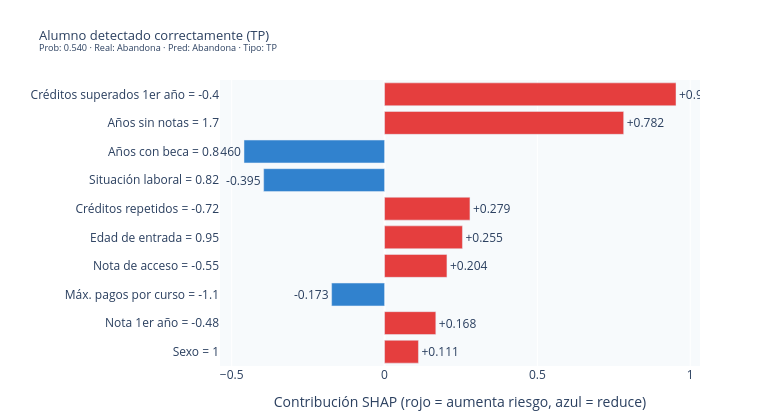
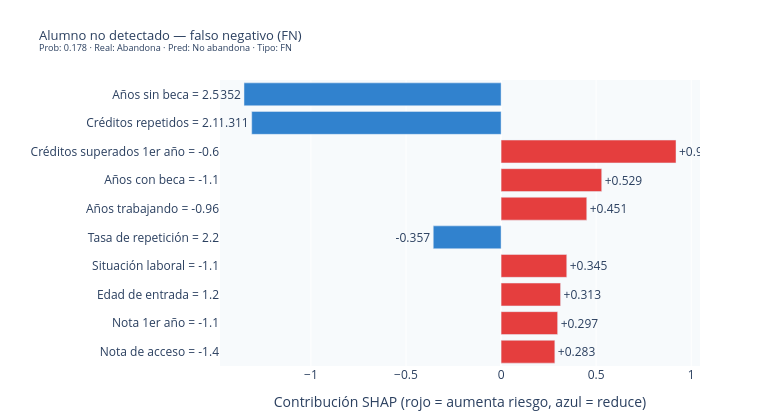
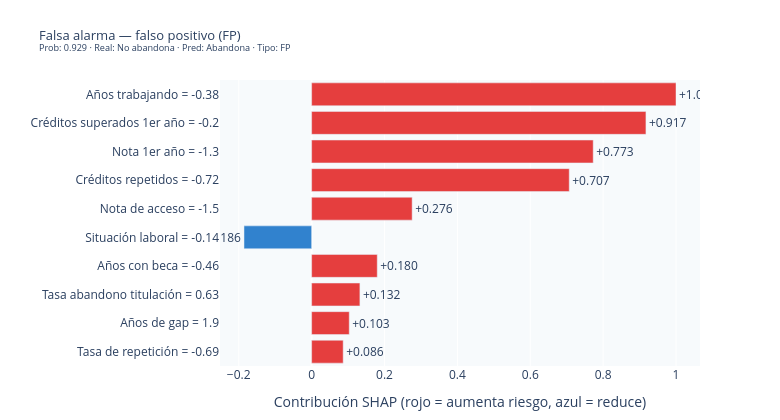

Here is the notebook cell these charts were saved with, in order:
### Code cell
# ============================================================
# CELDA 4: GRÁFICO 1 — WATERFALL INDIVIDUAL (SHAP, PLOTLY)
# ============================================================
# Muestra cómo cada variable empuja la predicción para un alumno concreto.
# Se generan 3 ejemplos: TP, FN y FP.
# ============================================================
def waterfall_alumno(idx: int, titulo: str) -> go.Figure:
    shap_vals = shap_matrix[idx]
    feat_vals = X_test.iloc[idx]
    base_value = shap_ganador.base_values[idx] if hasattr(shap_ganador, 'base_values') else 0

    # Top 10 por valor absoluto
    orden  = np.argsort(np.abs(shap_vals))[::-1][:10]
    sv     = shap_vals[orden]
    fnames = [f'{nombre_legible(feature_names[i])} = {feat_vals.iloc[i]:.2g}'
              for i in orden]
    colores = ['#e53e3e' if v > 0 else '#3182ce' for v in sv]

    fig = go.Figure(go.Bar(
        x=sv[::-1], y=fnames[::-1],
        orientation='h',
        marker_color=colores[::-1],
        text=[f'{v:+.3f}' for v in sv[::-1]],
        textposition='outside',
        hovertemplate='%{y}<br>SHAP: %{x:.4f}<extra></extra>',
    ))
    prob = y_prob[idx]
    real = 'Abandona' if y_true[idx]==1 else 'No abandona'
    pred = 'Abandona' if y_pred[idx]==1 else 'No abandona'
    fig.update_layout(
        title=dict(
            text=f'{titulo}<br><sup>Prob: {prob:.3f} · Real: {real} · '
                 f'Pred: {pred} · Tipo: {tipo_cls[idx]}</sup>',
            font=dict(size=13)
        ),
        xaxis=dict(title='Contribución SHAP (rojo = aumenta riesgo, azul = reduce)'),
        height=420, width=780,
        plot_bgcolor='#f7fafc', paper_bgcolor='white',
        margin=dict(l=220, r=80, t=80, b=40),
    )
    return fig

idx_tp = int(np.where(tipo_cls=='TP')[0][0])
idx_fn = int(np.where(tipo_cls=='FN')[0][0])
idx_fp = int(np.where(tipo_cls=='FP')[0][0])

fig_wf_tp = waterfall_alumno(idx_tp, 'Alumno detectado correctamente (TP)')
fig_wf_fn = waterfall_alumno(idx_fn, 'Alumno no detectado — falso negativo (FN)')
fig_wf_fp = waterfall_alumno(idx_fp, 'Falsa alarma — falso positivo (FP)')

fig_wf_tp.show()
fig_wf_fn.show()
fig_wf_fp.show()
print('✅ Waterfalls generados.')

### Figure 1 — Plotly figure (JSON) as saved in the notebook; plotly's stock layout.template omitted (floating-point values rounded to 4 significant figures)
{"data": [{"hovertemplate": "%{y}<br>SHAP: %{x:.4f}<extra></extra>", "marker": {"color": ["#e53e3e", "#e53e3e", "#3182ce", "#e53e3e", "#e53e3e", "#e53e3e", "#3182ce", "#3182ce", "#e53e3e", "#e53e3e"]}, "orientation": "h", "text": ["+0.111", "+0.168", "-0.173", "+0.204", "+0.255", "+0.279", "-0.395", "-0.460", "+0.782", "+0.953"], "textposition": "outside", "type": "bar", "x": [0.1109, 0.1677, -0.1731, 0.2041, 0.2548, 0.2794, -0.3954, -0.4598, 0.7822, 0.9534], "y": ["Sexo = 1", "Nota 1er año = -0.48", "Máx. pagos por curso = -1.1", "Nota de acceso = -0.55", "Edad de entrada = 0.95", "Créditos repetidos = -0.72", "Situación laboral = 0.82", "Años con beca = 0.8", "Años sin notas = 1.7", "Créditos superados 1er año = -0.4"]}], "layout": {"height": 420, "margin": {"b": 40, "l": 220, "r": 80, "t": 80}, "paper_bgcolor": "white", "plot_bgcolor": "#f7fafc", "title": {"font": {"size": 13}, "text": "Alumno detectado correctamente (TP)<br><sup>Prob: 0.540 · Real: Abandona · Pred: Abandona · Tipo: TP</sup>"}, "width": 780, "xaxis": {"title": {"text": "Contribución SHAP (rojo = aumenta riesgo, azul = reduce)"}}}}

### Figure 2 — Plotly figure (JSON) as saved in the notebook; plotly's stock layout.template omitted (floating-point values rounded to 4 significant figures)
{"data": [{"hovertemplate": "%{y}<br>SHAP: %{x:.4f}<extra></extra>", "marker": {"color": ["#e53e3e", "#e53e3e", "#e53e3e", "#e53e3e", "#3182ce", "#e53e3e", "#e53e3e", "#e53e3e", "#3182ce", "#3182ce"]}, "orientation": "h", "text": ["+0.283", "+0.297", "+0.313", "+0.345", "-0.357", "+0.451", "+0.529", "+0.920", "-1.311", "-1.352"], "textposition": "outside", "type": "bar", "x": [0.2827, 0.2975, 0.3129, 0.3454, -0.3567, 0.4506, 0.5292, 0.92, -1.311, -1.352], "y": ["Nota de acceso = -1.4", "Nota 1er año = -1.1", "Edad de entrada = 1.2", "Situación laboral = -1.1", "Tasa de repetición = 2.2", "Años trabajando = -0.96", "Años con beca = -1.1", "Créditos superados 1er año = -0.6", "Créditos repetidos = 2.1", "Años sin beca = 2.5"]}], "layout": {"height": 420, "margin": {"b": 40, "l": 220, "r": 80, "t": 80}, "paper_bgcolor": "white", "plot_bgcolor": "#f7fafc", "title": {"font": {"size": 13}, "text": "Alumno no detectado — falso negativo (FN)<br><sup>Prob: 0.178 · Real: Abandona · Pred: No abandona · Tipo: FN</sup>"}, "width": 780, "xaxis": {"title": {"text": "Contribución SHAP (rojo = aumenta riesgo, azul = reduce)"}}}}

### Figure 3 — Plotly figure (JSON) as saved in the notebook; plotly's stock layout.template omitted (floating-point values rounded to 4 significant figures)
{"data": [{"hovertemplate": "%{y}<br>SHAP: %{x:.4f}<extra></extra>", "marker": {"color": ["#e53e3e", "#e53e3e", "#e53e3e", "#e53e3e", "#3182ce", "#e53e3e", "#e53e3e", "#e53e3e", "#e53e3e", "#e53e3e"]}, "orientation": "h", "text": ["+0.086", "+0.103", "+0.132", "+0.180", "-0.186", "+0.276", "+0.707", "+0.773", "+0.917", "+1.000"], "textposition": "outside", "type": "bar", "x": [0.0865, 0.1032, 0.1324, 0.18, -0.1856, 0.2758, 0.7069, 0.7726, 0.9174, 0.9999], "y": ["Tasa de repetición = -0.69", "Años de gap = 1.9", "Tasa abandono titulación = 0.63", "Años con beca = -0.46", "Situación laboral = -0.14", "Nota de acceso = -1.5", "Créditos repetidos = -0.72", "Nota 1er año = -1.3", "Créditos superados 1er año = -0.2", "Años trabajando = -0.38"]}], "layout": {"height": 420, "margin": {"b": 40, "l": 220, "r": 80, "t": 80}, "paper_bgcolor": "white", "plot_bgcolor": "#f7fafc", "title": {"font": {"size": 13}, "text": "Falsa alarma — falso positivo (FP)<br><sup>Prob: 0.929 · Real: No abandona · Pred: Abandona · Tipo: FP</sup>"}, "width": 780, "xaxis": {"title": {"text": "Contribución SHAP (rojo = aumenta riesgo, azul = reduce)"}}}}
